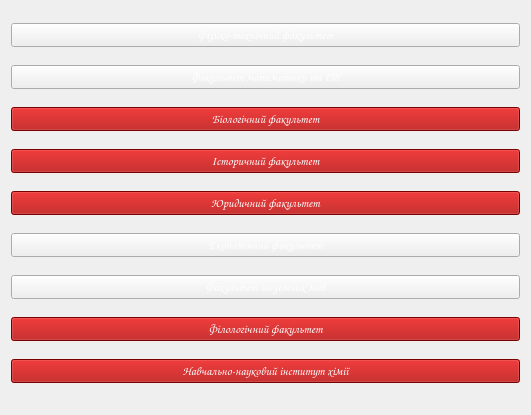
   <widget class="QWidget" name="layoutWidget">
    <property name="geometry">
     <rect>
      <x>90</x>
      <y>150</y>
      <width>531</width>
      <height>415</height>
     </rect>
    </property>
    <layout class="QVBoxLayout" name="verticalLayout">
     <item>
      <widget class="QPushButton" name="pushButton">
       <property name="sizePolicy">
        <sizepolicy hsizetype="Minimum" vsizetype="Fixed">
         <horstretch>0</horstretch>
         <verstretch>0</verstretch>
        </sizepolicy>
       </property>
       <property name="font">
        <font>
         <family>Comic Sans MS</family>
         <weight>75</weight>
         <italic>false</italic>
         <bold>true</bold>
         <underline>false</underline>
         <strikeout>false</strikeout>
        </font>
       </property>
       <property name="statusTip">
        <string>\DONNU\1.txt</string>
       </property>
       <property name="styleSheet">
        <string notr="true">color: rgb(255, 255, 255);</string>
       </property>
       <property name="text">
        <string>Фізико-технічний факультет</string>
       </property>
      </widget>
     </item>
     <item>
      <widget class="QPushButton" name="pushButton_2">
       <property name="font">
        <font>
         <family>Comic Sans MS</family>
         <weight>75</weight>
         <italic>false</italic>
         <bold>true</bold>
         <underline>false</underline>
         <strikeout>false</strikeout>
        </font>
       </property>
       <property name="statusTip">
        <string>\DONNU\2.txt</string>
       </property>
       <property name="styleSheet">
        <string notr="true">color: rgb(255, 255, 255);</string>
       </property>
       <property name="text">
        <string>Факультет математики та ІТ</string>
       </property>
      </widget>
     </item>
     <item>
      <widget class="QPushButton" name="pushButton_3">
       <property name="palette">
        <palette>
         <active>
          <colorrole role="WindowText">
           <brush brushstyle="SolidPattern">
            <color alpha="255">
             <red>255</red>
             <green>255</green>
             <blue>255</blue>
            </color>
           </brush>
          </colorrole>
          <colorrole role="Button">
           <brush brushstyle="SolidPattern">
            <color alpha="255">
             <red>170</red>
             <green>0</green>
             <blue>0</blue>
            </color>
           </brush>
          </colorrole>
          <colorrole role="Text">
           <brush brushstyle="SolidPattern">
            <color alpha="255">
             <red>255</red>
             <green>255</green>
             <blue>255</blue>
            </color>
           </brush>
          </colorrole>
          <colorrole role="ButtonText">
           <brush brushstyle="SolidPattern">
            <color alpha="255">
             <red>255</red>
             <green>255</green>
             <blue>255</blue>
            </color>
           </brush>
          </colorrole>
          <colorrole role="Base">
           <brush brushstyle="SolidPattern">
            <color alpha="255">
             <red>170</red>
             <green>0</green>
             <blue>0</blue>
            </color>
           </brush>
          </colorrole>
          <colorrole role="Window">
           <brush brushstyle="SolidPattern">
            <color alpha="255">
             <red>170</red>
             <green>0</green>
             <blue>0</blue>
            </color>
           </brush>
          </colorrole>
         </active>
         <inactive>
          <colorrole role="WindowText">
           <brush brushstyle="SolidPattern">
            <color alpha="255">
             <red>255</red>
             <green>255</green>
             <blue>255</blue>
            </color>
           </brush>
          </colorrole>
          <colorrole role="Button">
           <brush brushstyle="SolidPattern">
            <color alpha="255">
             <red>170</red>
             <green>0</green>
             <blue>0</blue>
            </color>
           </brush>
          </colorrole>
          <colorrole role="Text">
           <brush brushstyle="SolidPattern">
            <color alpha="255">
             <red>255</red>
             <green>255</green>
             <blue>255</blue>
            </color>
           </brush>
          </colorrole>
          <colorrole role="ButtonText">
           <brush brushstyle="SolidPattern">
            <color alpha="255">
             <red>255</red>
             <green>255</green>
             <blue>255</blue>
            </color>
           </brush>
          </colorrole>
          <colorrole role="Base">
           <brush brushstyle="SolidPattern">
            <color alpha="255">
             <red>170</red>
             <green>0</green>
             <blue>0</blue>
            </color>
           </brush>
          </colorrole>
          <colorrole role="Window">
           <brush brushstyle="SolidPattern">
            <color alpha="255">
             <red>170</red>
             <green>0</green>
             <blue>0</blue>
            </color>
           </brush>
          </colorrole>
         </inactive>
         <disabled>
          <colorrole role="WindowText">
           <brush brushstyle="SolidPattern">
            <color alpha="255">
             <red>255</red>
             <green>255</green>
             <blue>255</blue>
            </color>
           </brush>
          </colorrole>
          <colorrole role="Button">
           <brush brushstyle="SolidPattern">
            <color alpha="255">
             <red>170</red>
             <green>0</green>
             <blue>0</blue>
            </color>
           </brush>
          </colorrole>
          <colorrole role="Text">
           <brush brushstyle="SolidPattern">
            <color alpha="255">
             <red>255</red>
             <green>255</green>
             <blue>255</blue>
            </color>
           </brush>
          </colorrole>
          <colorrole role="ButtonText">
           <brush brushstyle="SolidPattern">
            <color alpha="255">
             <red>255</red>
             <green>255</green>
             <blue>255</blue>
            </color>
           </brush>
          </colorrole>
          <colorrole role="Base">
           <brush brushstyle="SolidPattern">
            <color alpha="255">
             <red>170</red>
             <green>0</green>
             <blue>0</blue>
            </color>
           </brush>
          </colorrole>
          <colorrole role="Window">
           <brush brushstyle="SolidPattern">
            <color alpha="255">
             <red>170</red>
             <green>0</green>
             <blue>0</blue>
            </color>
           </brush>
          </colorrole>
         </disabled>
        </palette>
       </property>
       <property name="font">
        <font>
         <family>Comic Sans MS</family>
         <weight>75</weight>
         <italic>false</italic>
         <bold>true</bold>
         <underline>false</underline>
         <strikeout>false</strikeout>
        </font>
       </property>
       <property name="statusTip">
        <string>\DONNU\3.txt</string>
       </property>
       <property name="styleSheet">
        <string notr="true">color: rgb(255, 255, 255);</string>
       </property>
       <property name="text">
        <string>Біологічний факультет</string>
       </property>
      </widget>
     </item>
     <item>
      <widget class="QPushButton" name="pushButton_4">
       <property name="palette">
        <palette>
         <active>
          <colorrole role="WindowText">
           <brush brushstyle="SolidPattern">
            <color alpha="255">
             <red>255</red>
             <green>255</green>
             <blue>255</blue>
            </color>
           </brush>
          </colorrole>
          <colorrole role="Button">
           <brush brushstyle="SolidPattern">
            <color alpha="255">
             <red>170</red>
             <green>0</green>
             <blue>0</blue>
            </color>
           </brush>
          </colorrole>
          <colorrole role="Text">
           <brush brushstyle="SolidPattern">
            <color alpha="255">
             <red>255</red>
             <green>255</green>
             <blue>255</blue>
            </color>
           </brush>
          </colorrole>
          <colorrole role="ButtonText">
           <brush brushstyle="SolidPattern">
            <color alpha="255">
             <red>255</red>
             <green>255</green>
             <blue>255</blue>
            </color>
           </brush>
          </colorrole>
          <colorrole role="Base">
           <brush brushstyle="SolidPattern">
            <color alpha="255">
             <red>170</red>
             <green>0</green>
             <blue>0</blue>
            </color>
           </brush>
          </colorrole>
          <colorrole role="Window">
           <brush brushstyle="SolidPattern">
            <color alpha="255">
             <red>170</red>
             <green>0</green>
             <blue>0</blue>
            </color>
           </brush>
          </colorrole>
         </active>
         <inactive>
          <colorrole role="WindowText">
           <brush brushstyle="SolidPattern">
            <color alpha="255">
             <red>255</red>
             <green>255</green>
             <blue>255</blue>
            </color>
           </brush>
          </colorrole>
          <colorrole role="Button">
           <brush brushstyle="SolidPattern">
            <color alpha="255">
             <red>170</red>
             <green>0</green>
             <blue>0</blue>
            </color>
           </brush>
          </colorrole>
          <colorrole role="Text">
           <brush brushstyle="SolidPattern">
            <color alpha="255">
             <red>255</red>
             <green>255</green>
             <blue>255</blue>
            </color>
           </brush>
          </colorrole>
          <colorrole role="ButtonText">
           <brush brushstyle="SolidPattern">
            <color alpha="255">
             <red>255</red>
             <green>255</green>
             <blue>255</blue>
            </color>
           </brush>
          </colorrole>
          <colorrole role="Base">
           <brush brushstyle="SolidPattern">
            <color alpha="255">
             <red>170</red>
             <green>0</green>
             <blue>0</blue>
            </color>
           </brush>
          </colorrole>
          <colorrole role="Window">
           <brush brushstyle="SolidPattern">
            <color alpha="255">
             <red>170</red>
             <green>0</green>
             <blue>0</blue>
            </color>
           </brush>
          </colorrole>
         </inactive>
         <disabled>
          <colorrole role="WindowText">
           <brush brushstyle="SolidPattern">
            <color alpha="255">
             <red>255</red>
             <green>255</green>
             <blue>255</blue>
            </color>
           </brush>
          </colorrole>
          <colorrole role="Button">
           <brush brushstyle="SolidPattern">
            <color alpha="255">
             <red>170</red>
             <green>0</green>
             <blue>0</blue>
            </color>
           </brush>
          </colorrole>
          <colorrole role="Text">
           <brush brushstyle="SolidPattern">
            <color alpha="255">
             <red>255</red>
             <green>255</green>
             <blue>255</blue>
            </color>
           </brush>
          </colorrole>
          <colorrole role="ButtonText">
           <brush brushstyle="SolidPattern">
            <color alpha="255">
             <red>255</red>
             <green>255</green>
             <blue>255</blue>
            </color>
           </brush>
          </colorrole>
          <colorrole role="Base">
           <brush brushstyle="SolidPattern">
            <color alpha="255">
             <red>170</red>
             <green>0</green>
             <blue>0</blue>
            </color>
           </brush>
          </colorrole>
          <colorrole role="Window">
           <brush brushstyle="SolidPattern">
            <color alpha="255">
             <red>170</red>
             <green>0</green>
             <blue>0</blue>
            </color>
           </brush>
          </colorrole>
         </disabled>
        </palette>
       </property>
       <property name="font">
        <font>
         <family>Comic Sans MS</family>
         <weight>75</weight>
         <italic>false</italic>
         <bold>true</bold>
         <underline>false</underline>
         <strikeout>false</strikeout>
        </font>
       </property>
       <property name="statusTip">
        <string>\DONNU\4.txt</string>
       </property>
       <property name="styleSheet">
        <string notr="true">color: rgb(255, 255, 255);</string>
       </property>
       <property name="text">
        <string>Історичний факультет</string>
       </property>
      </widget>
     </item>
     <item>
      <widget class="QPushButton" name="pushButton_5">
       <property name="palette">
        <palette>
         <active>
          <colorrole role="WindowText">
           <brush brushstyle="SolidPattern">
            <color alpha="255">
             <red>255</red>
             <green>255</green>
             <blue>255</blue>
            </color>
           </brush>
          </colorrole>
          <colorrole role="Button">
           <brush brushstyle="SolidPattern">
            <color alpha="255">
             <red>170</red>
             <green>0</green>
             <blue>0</blue>
            </color>
           </brush>
          </colorrole>
          <colorrole role="Text">
           <brush brushstyle="SolidPattern">
            <color alpha="255">
             <red>255</red>
             <green>255</green>
             <blue>255</blue>
            </color>
           </brush>
          </colorrole>
          <colorrole role="ButtonText">
           <brush brushstyle="SolidPattern">
            <color alpha="255">
             <red>255</red>
             <green>255</green>
             <blue>255</blue>
            </color>
           </brush>
          </colorrole>
          <colorrole role="Base">
           <brush brushstyle="SolidPattern">
            <color alpha="255">
             <red>170</red>
             <green>0</green>
             <blue>0</blue>
            </color>
           </brush>
          </colorrole>
          <colorrole role="Window">
           <brush brushstyle="SolidPattern">
            <color alpha="255">
             <red>170</red>
             <green>0</green>
             <blue>0</blue>
            </color>
           </brush>
          </colorrole>
         </active>
         <inactive>
          <colorrole role="WindowText">
           <brush brushstyle="SolidPattern">
            <color alpha="255">
             <red>255</red>
             <green>255</green>
             <blue>255</blue>
            </color>
           </brush>
          </colorrole>
          <colorrole role="Button">
           <brush brushstyle="SolidPattern">
            <color alpha="255">
             <red>170</red>
             <green>0</green>
             <blue>0</blue>
            </color>
           </brush>
          </colorrole>
          <colorrole role="Text">
           <brush brushstyle="SolidPattern">
            <color alpha="255">
             <red>255</red>
             <green>255</green>
             <blue>255</blue>
            </color>
           </brush>
          </colorrole>
          <colorrole role="ButtonText">
           <brush brushstyle="SolidPattern">
            <color alpha="255">
             <red>255</red>
             <green>255</green>
             <blue>255</blue>
            </color>
           </brush>
          </colorrole>
          <colorrole role="Base">
           <brush brushstyle="SolidPattern">
            <color alpha="255">
             <red>170</red>
             <green>0</green>
             <blue>0</blue>
            </color>
           </brush>
          </colorrole>
          <colorrole role="Window">
           <brush brushstyle="SolidPattern">
            <color alpha="255">
             <red>170</red>
             <green>0</green>
             <blue>0</blue>
            </color>
           </brush>
          </colorrole>
         </inactive>
         <disabled>
          <colorrole role="WindowText">
           <brush brushstyle="SolidPattern">
            <color alpha="255">
             <red>255</red>
             <green>255</green>
             <blue>255</blue>
            </color>
           </brush>
          </colorrole>
          <colorrole role="Button">
           <brush brushstyle="SolidPattern">
            <color alpha="255">
             <red>170</red>
             <green>0</green>
             <blue>0</blue>
            </color>
           </brush>
          </colorrole>
          <colorrole role="Text">
           <brush brushstyle="SolidPattern">
            <color alpha="255">
             <red>255</red>
             <green>255</green>
             <blue>255</blue>
            </color>
           </brush>
          </colorrole>
          <colorrole role="ButtonText">
           <brush brushstyle="SolidPattern">
            <color alpha="255">
             <red>255</red>
             <green>255</green>
             <blue>255</blue>
            </color>
           </brush>
          </colorrole>
          <colorrole role="Base">
           <brush brushstyle="SolidPattern">
            <color alpha="255">
             <red>170</red>
             <green>0</green>
             <blue>0</blue>
            </color>
           </brush>
          </colorrole>
          <colorrole role="Window">
           <brush brushstyle="SolidPattern">
            <color alpha="255">
             <red>170</red>
             <green>0</green>
             <blue>0</blue>
            </color>
           </brush>
          </colorrole>
         </disabled>
        </palette>
       </property>
       <property name="font">
        <font>
         <family>Comic Sans MS</family>
         <weight>75</weight>
         <italic>false</italic>
         <bold>true</bold>
         <underline>false</underline>
         <strikeout>false</strikeout>
        </font>
       </property>
       <property name="statusTip">
        <string>\DONNU\5.txt</string>
       </property>
       <property name="styleSheet">
        <string notr="true">color: rgb(255, 255, 255);</string>
       </property>
       <property name="text">
        <string>Юридичний факультет</string>
       </property>
      </widget>
     </item>
     <item>
      <widget class="QPushButton" name="pushButton_6">
       <property name="font">
        <font>
         <family>Comic Sans MS</family>
         <weight>75</weight>
         <italic>false</italic>
         <bold>true</bold>
         <underline>false</underline>
         <strikeout>false</strikeout>
        </font>
       </property>
       <property name="statusTip">
        <string>\DONNU\6.txt</string>
       </property>
       <property name="styleSheet">
        <string notr="true">color: rgb(255, 255, 255);</string>
       </property>
       <property name="text">
        <string>Економічний факультет</string>
       </property>
      </widget>
     </item>
     <item>
      <widget class="QPushButton" name="pushButton_7">
       <property name="sizePolicy">
        <sizepolicy hsizetype="Minimum" vsizetype="Fixed">
         <horstretch>0</horstretch>
         <verstretch>0</verstretch>
        </sizepolicy>
       </property>
       <property name="font">
        <font>
         <family>Comic Sans MS</family>
         <weight>75</weight>
         <italic>false</italic>
         <bold>true</bold>
         <underline>false</underline>
         <strikeout>false</strikeout>
        </font>
       </property>
       <property name="statusTip">
        <string>\DONNU\7.txt</string>
       </property>
       <property name="styleSheet">
        <string notr="true">color: rgb(255, 255, 255);</string>
       </property>
       <property name="text">
        <string>Факультет іноземних мов</string>
       </property>
      </widget>
     </item>
     <item>
      <widget class="QPushButton" name="pushButton_8">
       <property name="palette">
        <palette>
         <active>
          <colorrole role="WindowText">
           <brush brushstyle="SolidPattern">
            <color alpha="255">
             <red>255</red>
             <green>255</green>
             <blue>255</blue>
            </color>
           </brush>
          </colorrole>
          <colorrole role="Button">
           <brush brushstyle="SolidPattern">
            <color alpha="255">
             <red>170</red>
             <green>0</green>
             <blue>0</blue>
            </color>
           </brush>
          </colorrole>
          <colorrole role="Text">
           <brush brushstyle="SolidPattern">
            <color alpha="255">
             <red>255</red>
             <green>255</green>
             <blue>255</blue>
            </color>
           </brush>
          </colorrole>
          <colorrole role="ButtonText">
           <brush brushstyle="SolidPattern">
            <color alpha="255">
             <red>255</red>
             <green>255</green>
             <blue>255</blue>
            </color>
           </brush>
          </colorrole>
          <colorrole role="Base">
           <brush brushstyle="SolidPattern">
            <color alpha="255">
             <red>170</red>
             <green>0</green>
             <blue>0</blue>
            </color>
           </brush>
          </colorrole>
          <colorrole role="Window">
           <brush brushstyle="SolidPattern">
            <color alpha="255">
             <red>170</red>
             <green>0</green>
             <blue>0</blue>
            </color>
           </brush>
          </colorrole>
         </active>
         <inactive>
          <colorrole role="WindowText">
           <brush brushstyle="SolidPattern">
            <color alpha="255">
             <red>255</red>
             <green>255</green>
             <blue>255</blue>
            </color>
           </brush>
          </colorrole>
          <colorrole role="Button">
           <brush brushstyle="SolidPattern">
            <color alpha="255">
             <red>170</red>
             <green>0</green>
             <blue>0</blue>
            </color>
           </brush>
          </colorrole>
          <colorrole role="Text">
           <brush brushstyle="SolidPattern">
            <color alpha="255">
             <red>255</red>
             <green>255</green>
             <blue>255</blue>
            </color>
           </brush>
          </colorrole>
          <colorrole role="ButtonText">
           <brush brushstyle="SolidPattern">
            <color alpha="255">
             <red>255</red>
             <green>255</green>
             <blue>255</blue>
            </color>
           </brush>
          </colorrole>
          <colorrole role="Base">
           <brush brushstyle="SolidPattern">
            <color alpha="255">
             <red>170</red>
             <green>0</green>
             <blue>0</blue>
            </color>
           </brush>
          </colorrole>
          <colorrole role="Window">
           <brush brushstyle="SolidPattern">
            <color alpha="255">
             <red>170</red>
             <green>0</green>
             <blue>0</blue>
            </color>
           </brush>
          </colorrole>
         </inactive>
         <disabled>
          <colorrole role="WindowText">
           <brush brushstyle="SolidPattern">
            <color alpha="255">
             <red>255</red>
             <green>255</green>
             <blue>255</blue>
            </color>
           </brush>
          </colorrole>
          <colorrole role="Button">
           <brush brushstyle="SolidPattern">
            <color alpha="255">
             <red>170</red>
             <green>0</green>
             <blue>0</blue>
            </color>
           </brush>
          </colorrole>
          <colorrole role="Text">
           <brush brushstyle="SolidPattern">
            <color alpha="255">
             <red>255</red>
             <green>255</green>
             <blue>255</blue>
            </color>
           </brush>
          </colorrole>
          <colorrole role="ButtonText">
           <brush brushstyle="SolidPattern">
            <color alpha="255">
             <red>255</red>
             <green>255</green>
             <blue>255</blue>
            </color>
           </brush>
          </colorrole>
          <colorrole role="Base">
           <brush brushstyle="SolidPattern">
            <color alpha="255">
             <red>170</red>
             <green>0</green>
             <blue>0</blue>
            </color>
           </brush>
          </colorrole>
          <colorrole role="Window">
           <brush brushstyle="SolidPattern">
            <color alpha="255">
             <red>170</red>
             <green>0</green>
             <blue>0</blue>
            </color>
           </brush>
          </colorrole>
         </disabled>
        </palette>
       </property>
       <property name="font">
        <font>
         <family>Comic Sans MS</family>
         <weight>75</weight>
         <italic>false</italic>
         <bold>true</bold>
         <underline>false</underline>
         <strikeout>false</strikeout>
        </font>
       </property>
       <property name="statusTip">
        <string>\DONNU\8.txt</string>
       </property>
       <property name="styleSheet">
        <string notr="true">color: rgb(255, 255, 255);</string>
       </property>
       <property name="text">
        <string>Філологічний факультет</string>
       </property>
      </widget>
     </item>
     <item>
      <widget class="QPushButton" name="pushButton_9">
       <property name="palette">
        <palette>
         <active>
          <colorrole role="WindowText">
           <brush brushstyle="SolidPattern">
            <color alpha="255">
             <red>255</red>
             <green>255</green>
             <blue>255</blue>
            </color>
           </brush>
          </colorrole>
          <colorrole role="Button">
           <brush brushstyle="SolidPattern">
            <color alpha="255">
             <red>170</red>
             <green>0</green>
             <blue>0</blue>
            </color>
           </brush>
          </colorrole>
          <colorrole role="Text">
           <brush brushstyle="SolidPattern">
            <color alpha="255">
             <red>255</red>
             <green>255</green>
             <blue>255</blue>
            </color>
           </brush>
          </colorrole>
          <colorrole role="ButtonText">
           <brush brushstyle="SolidPattern">
            <color alpha="255">
             <red>255</red>
             <green>255</green>
             <blue>255</blue>
            </color>
           </brush>
          </colorrole>
          <colorrole role="Base">
           <brush brushstyle="SolidPattern">
            <color alpha="255">
             <red>170</red>
             <green>0</green>
             <blue>0</blue>
            </color>
           </brush>
          </colorrole>
          <colorrole role="Window">
           <brush brushstyle="SolidPattern">
            <color alpha="255">
             <red>170</red>
             <green>0</green>
             <blue>0</blue>
            </color>
           </brush>
          </colorrole>
         </active>
         <inactive>
          <colorrole role="WindowText">
           <brush brushstyle="SolidPattern">
            <color alpha="255">
             <red>255</red>
             <green>255</green>
             <blue>255</blue>
            </color>
           </brush>
          </colorrole>
          <colorrole role="Button">
           <brush brushstyle="SolidPattern">
            <color alpha="255">
             <red>170</red>
             <green>0</green>
             <blue>0</blue>
            </color>
           </brush>
          </colorrole>
          <colorrole role="Text">
           <brush brushstyle="SolidPattern">
            <color alpha="255">
             <red>255</red>
             <green>255</green>
             <blue>255</blue>
            </color>
           </brush>
          </colorrole>
          <colorrole role="ButtonText">
           <brush brushstyle="SolidPattern">
            <color alpha="255">
             <red>255</red>
             <green>255</green>
             <blue>255</blue>
            </color>
           </brush>
          </colorrole>
          <colorrole role="Base">
           <brush brushstyle="SolidPattern">
            <color alpha="255">
             <red>170</red>
             <green>0</green>
             <blue>0</blue>
            </color>
           </brush>
          </colorrole>
          <colorrole role="Window">
           <brush brushstyle="SolidPattern">
            <color alpha="255">
             <red>170</red>
             <green>0</green>
             <blue>0</blue>
            </color>
           </brush>
          </colorrole>
         </inactive>
         <disabled>
          <colorrole role="WindowText">
           <brush brushstyle="SolidPattern">
            <color alpha="255">
             <red>255</red>
             <green>255</green>
             <blue>255</blue>
            </color>
           </brush>
          </colorrole>
          <colorrole role="Button">
           <brush brushstyle="SolidPattern">
            <color alpha="255">
             <red>170</red>
             <green>0</green>
             <blue>0</blue>
            </color>
           </brush>
          </colorrole>
          <colorrole role="Text">
           <brush brushstyle="SolidPattern">
            <color alpha="255">
             <red>255</red>
             <green>255</green>
             <blue>255</blue>
            </color>
           </brush>
          </colorrole>
          <colorrole role="ButtonText">
           <brush brushstyle="SolidPattern">
            <color alpha="255">
             <red>255</red>
             <green>255</green>
             <blue>255</blue>
            </color>
           </brush>
          </colorrole>
          <colorrole role="Base">
           <brush brushstyle="SolidPattern">
            <color alpha="255">
             <red>170</red>
             <green>0</green>
             <blue>0</blue>
            </color>
           </brush>
          </colorrole>
          <colorrole role="Window">
           <brush brushstyle="SolidPattern">
            <color alpha="255">
             <red>170</red>
             <green>0</green>
             <blue>0</blue>
            </color>
           </brush>
          </colorrole>
         </disabled>
        </palette>
       </property>
       <property name="font">
        <font>
         <family>Comic Sans MS</family>
         <weight>75</weight>
         <italic>false</italic>
         <bold>true</bold>
         <underline>false</underline>
         <strikeout>false</strikeout>
        </font>
       </property>
       <property name="statusTip">
        <string>\DONNU\9.txt</string>
       </property>
       <property name="styleSheet">
        <string notr="true">color: rgb(255, 255, 255);</string>
       </property>
       <property name="text">
        <string>Навчально-науковий інститут хімії</string>
       </property>
      </widget>
     </item>
    </layout>
   </widget>
